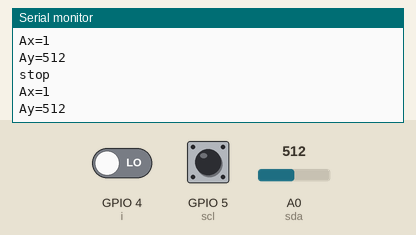
This sketch was run on a simulated ESP8266 (NodeMCU). Shown: the last lines printed to the serial monitor. Inputs (shaded band) come from the test bench; at power-on: A0 (sda) = 512, GPIO 4 (i) LOW, GPIO 5 (scl) HIGH. WiFi joins after 1.5 s; servers stay silent unless stated; uploads are accepted with an empty reply.

Above: at 1.3 s.
1.4 s: A0 (sda) set to 418
At 1.76 s:
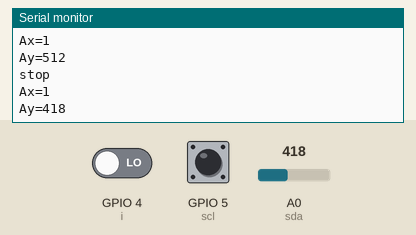
2.9 s: A0 (sda) set to 383
At 3.26 s:
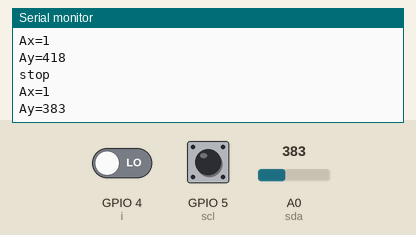
9.4 s: A0 (sda) set to 885
At 9.76 s:
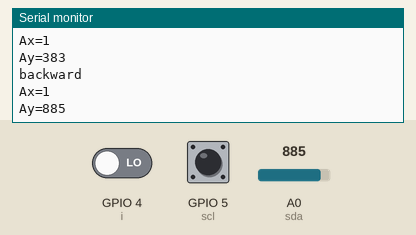
Timing chart, 0 to 12.4 s (numbered marks = the images above; inputs shaded):
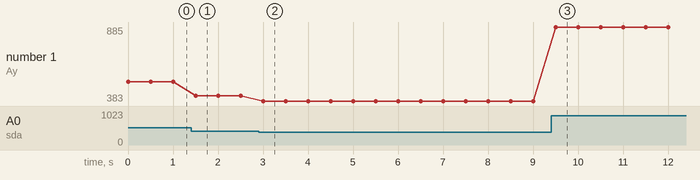

Measured:
- after the input at 1.4 s, the serial monitor: prints a new line after 0.10 s (image 1)
- after the input at 2.9 s, the serial monitor: prints a new line after 0.10 s (image 2)
- after the input at 9.4 s, the serial monitor: prints a new line after 0.11 s (image 3)
- plotted number 1: 512 → 418 after the input at 1.4 s, 418 → 383 after the input at 2.9 s, 383 → 885 after the input at 9.4 s

The sketch:

joystick.ino
```cpp
#include<ESP8266WiFi.h>
#include<ESP8266HTTPClient.h>
#include<Wire.h>
#include <ESP8266WebServer.h>

const char *ssid = "Wifibot";
const char *password = "tonystark";
int Ax , Ay , horn;


const uint8_t scl = 5;
const uint8_t sda = A0;
const uint8_t i = 4;


void setup() {
  // put your setup code here, to run once:
  pinMode(i,INPUT);
   pinMode(scl,INPUT);
   pinMode(sda,INPUT);

  WiFi.mode(WIFI_STA);
  WiFi.begin(ssid, password);
  Serial.begin(9600);


}

void loop() {

  // put your main code here, to run repeatedly:
  HTTPClient http;
  Ax=digitalRead(scl);
  Ay=analogRead(sda);
  horn=digitalRead(i);
  Serial.print("Ax="); Serial.println(Ax);
  Serial.print("Ay="); Serial.println(Ay);
 http.begin("http://192.168.4.1/?State=4");
    http.GET();
    http.end();
  if (Ay > 900) {

    http.begin("http://192.168.4.1/?State=F");
    http.GET();
    http.end();
    Serial.println("forward");

  }

  else if (Ay < 400) {

    http.begin("http://192.168.4.1/?State=B");
    http.GET();
    http.end();
    Serial.println("backward");
  }

  else if (Ax == 0) {

    http.begin("http://192.168.4.1/?State=L");
    http.GET();
    http.end();
    Serial.println("left");
  }


 else if (horn == 1) {

    http.begin("http://192.168.4.1/?State=P");
    http.GET();
    http.end();
    Serial.println("horn");
  }

  else {

    http.begin("http://192.168.4.1/?State=S");
    http.GET();
    http.end();
    Serial.println("stop");

  }
  delay(100);
}
```
